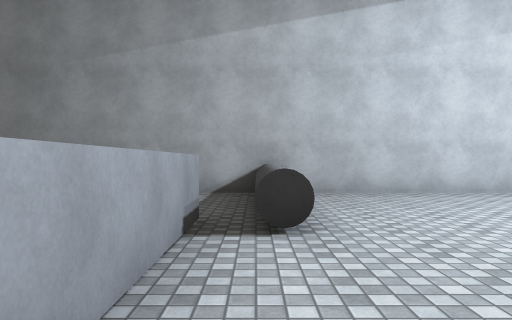
view 1 (above)

19 first-person views from a walk through a Unity game level. The camera is 1.3 m above the floor, looks level and sees 70° across. The floor is counted in squares, 2 m on a side. Each view is taken from the middle of a square. On the plan, view 1 faces up. The plan holds only what a view shows up to about 11 squares ahead; the rest is blank. The place goes on beyond the plan. The player is left out. Door leaves are left out, so doorways stand open. Some surface patterns are stand-ins.

view 2
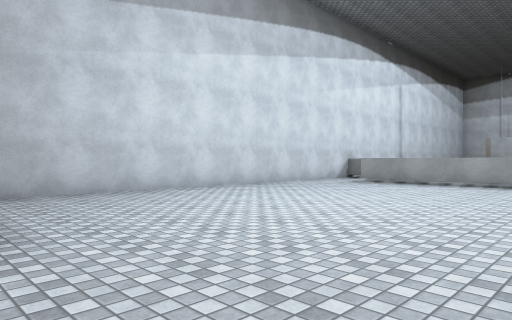

view 3
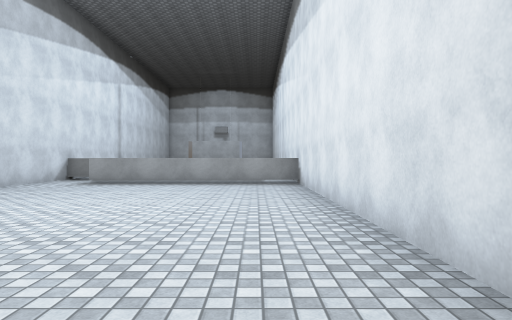

view 4
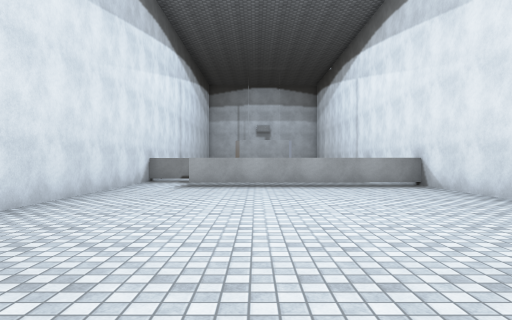

view 5
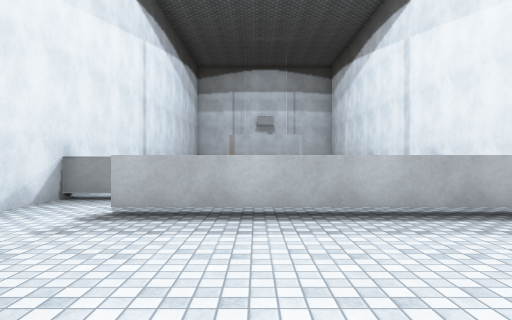

view 6
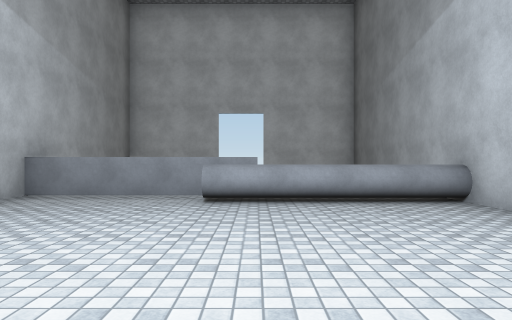

view 7
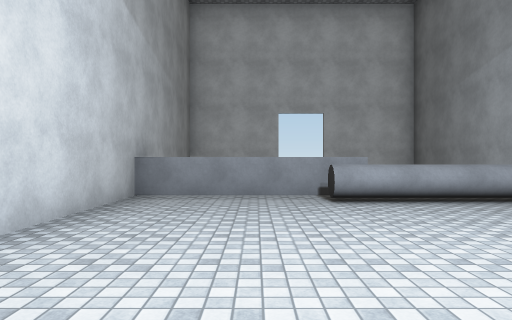

view 8
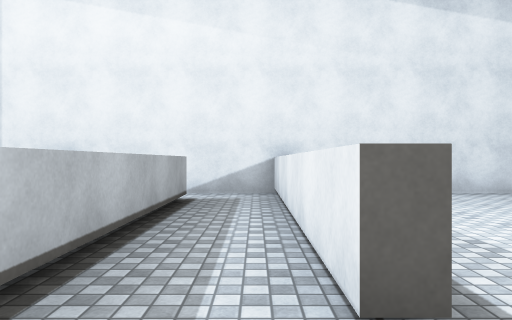

view 9
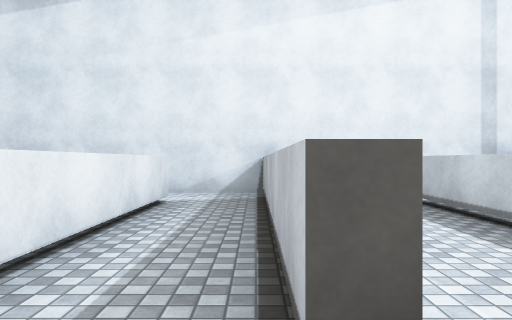

view 10
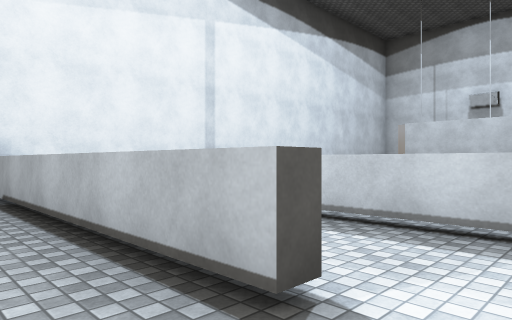

view 11
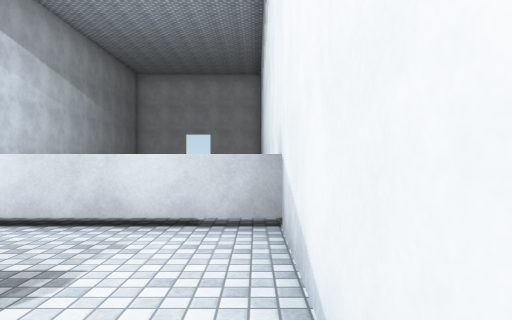

view 12
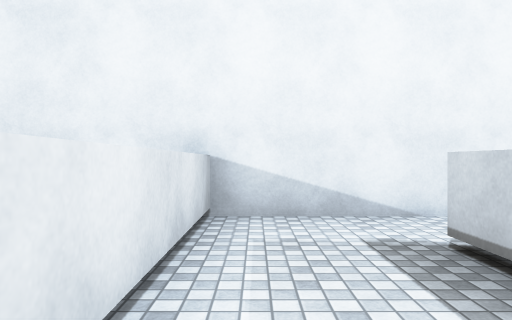

view 13
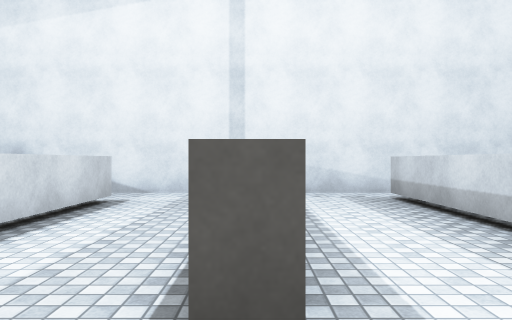

view 14
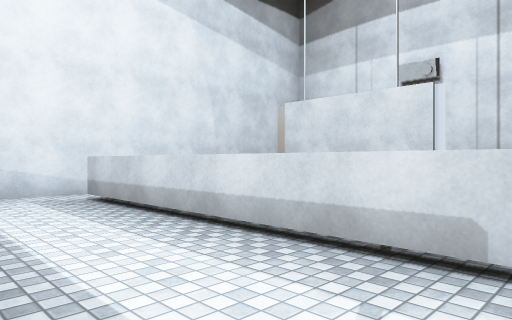

view 15
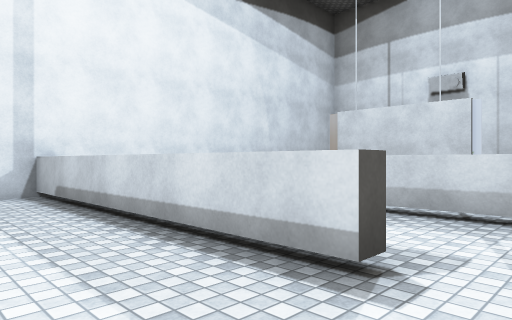

view 16
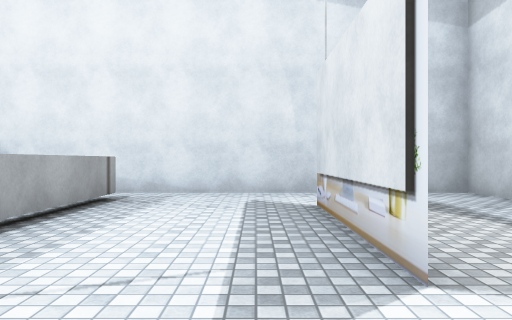

view 17
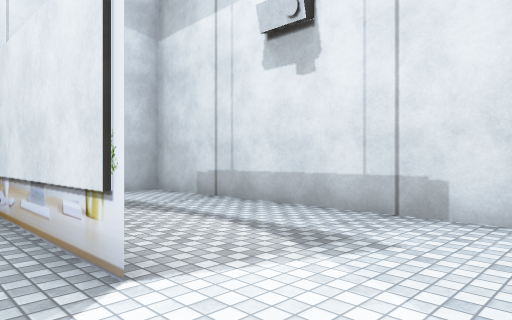

view 18
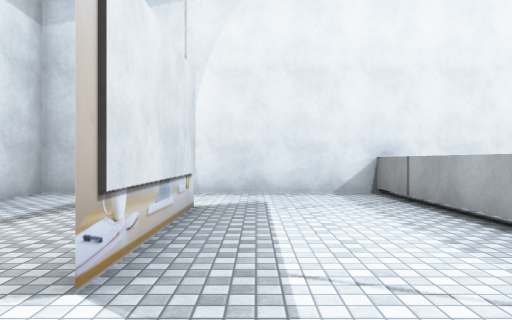

view 19
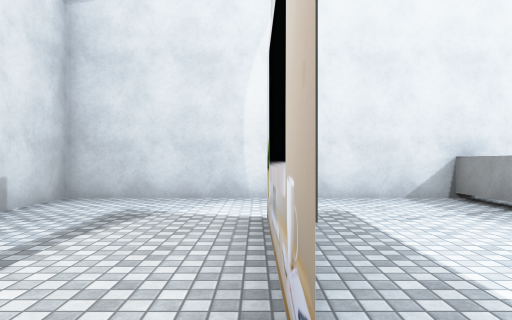

### Floor plan
Key: @ floor where view 1 was taken; # wall or solid block; . floor; ^ raised ledge.
Columns run from 3 left of view 1 to 27 right of it. Each row starts with its distance up from view 1.
  8     ###########################
  7 ###^...........^....^...... ..#
  6   .^...........^....^...... ..#
  5   .^.........^.^....^.^...#...#
  4   ^^.........^.^....^.^...#...#
  3   ^..........^.^....^.^...#...#
  2   ^..........^.^....^.^...#...#
  1   ^..........^......^.^.......#
  0 ##^@.........#...#. ..#.......#
 -1    ############################

Where each view was taken, in squares from view 1:
view 1: 0 up, 0 right, facing up
view 2: 0 up, 0 right, facing up-right
view 3: 1 up, 0 right, facing right
view 4: 4 up, 1 right, facing right
view 5: 4 up, 6 right, facing right
view 6: 4 up, 6 right, facing left
view 7: 2 up, 6 right, facing left
view 8: 7 up, 11 right, facing down
view 9: 0 up, 12 right, facing up
view 10: 0 up, 11 right, facing up-right
view 11: 7 up, 16 right, facing left
view 12: 3 up, 13 right, facing up
view 13: 0 up, 17 right, facing up
view 14: 0 up, 17 right, facing up-right
view 15: 0 up, 15 right, facing up-right
view 16: 0 up, 22 right, facing up
view 17: 0 up, 22 right, facing up-right
view 18: 7 up, 22 right, facing down
view 19: 6 up, 23 right, facing down
